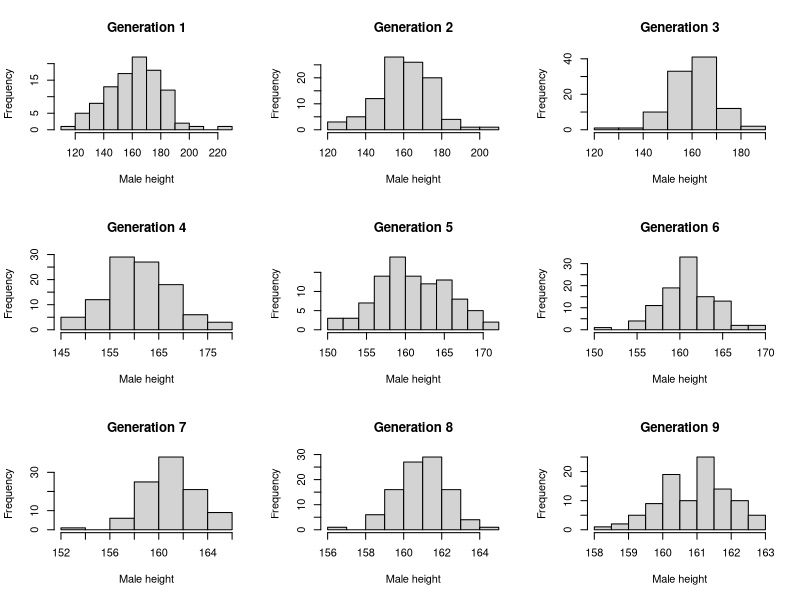
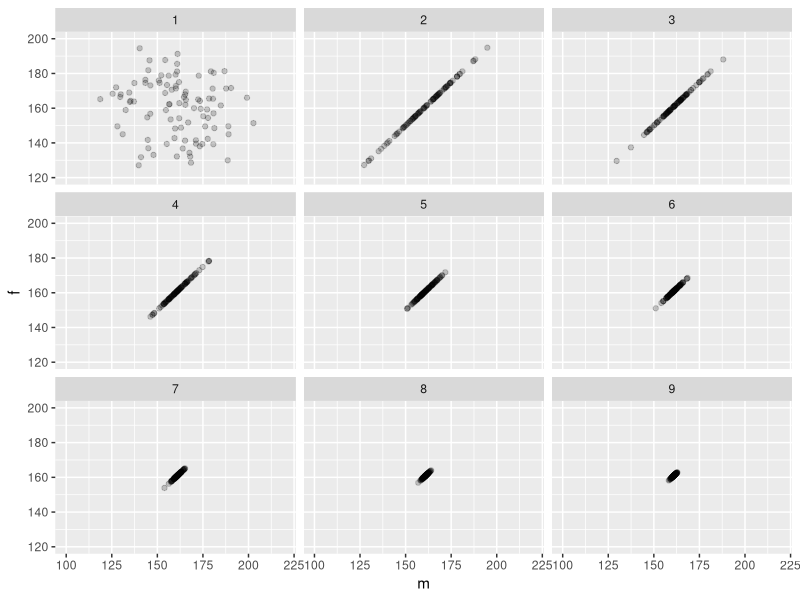
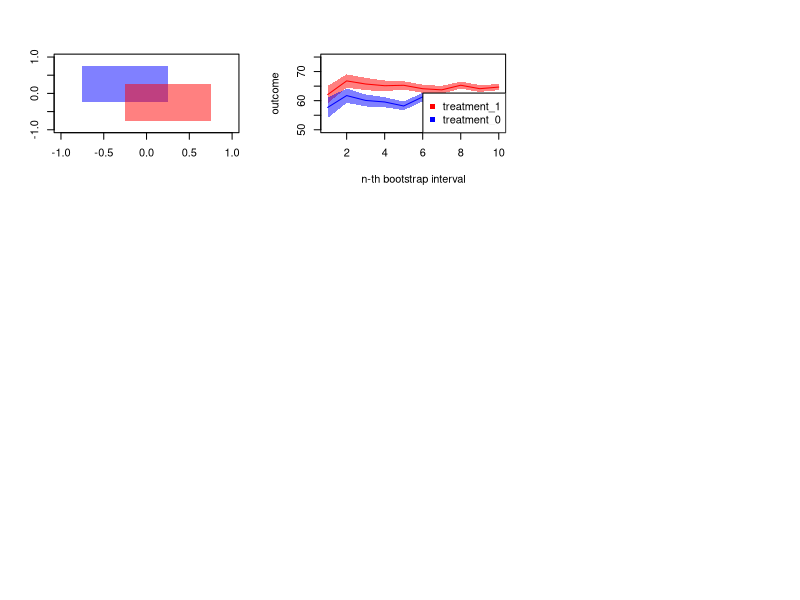

R code for these plots, in order:
## ---- chunk 1
knitr::opts_chunk$set(echo = TRUE)
library(tidyverse)
## ---- chunk 2
pop <- data.frame(m = rnorm(100, 160, 20), f = rnorm(100, 160, 20))
## ---- chunk 3
next_gen <- function(pop) {
    pop$m <- sample(pop$m)
    pop$m <- rowMeans(pop)
    pop$f <- pop$m
    pop
}
## ---- chunk 4
gen1 = pop
gen2 = next_gen(gen1)
gen3 = next_gen(gen2)
gen4 = next_gen(gen3)
gen5 = next_gen(gen4)
gen6 = next_gen(gen5)
gen7 = next_gen(gen6)
gen8 = next_gen(gen7)
gen9 = next_gen(gen8)
par(mfrow = c(3,3))
hist(gen1$m,main = paste("Generation", 1),xlab = "Male height")
hist(gen2$m,main = paste("Generation", 2),xlab = "Male height")
hist(gen3$m,main = paste("Generation", 3),xlab = "Male height")
hist(gen4$m,main = paste("Generation", 4),xlab = "Male height")
hist(gen5$m,main = paste("Generation", 5),xlab = "Male height")
hist(gen6$m,main = paste("Generation", 6),xlab = "Male height")
hist(gen7$m,main = paste("Generation", 7),xlab = "Male height")
hist(gen8$m,main = paste("Generation", 8),xlab = "Male height")
hist(gen9$m,main = paste("Generation", 9),xlab = "Male height")
## ---- chunk 5
df_gen = rbind(gen1,gen2,gen3,gen4,gen5,gen6,gen7,gen8,gen9)
df_gen$generation = c(rep(1,100),rep(2,100),rep(3,100),rep(4,100),
                      rep(5,100),rep(6,100),rep(7,100),rep(8,100),rep(9,100))
df_gen %>%
  ggplot(aes(x=m,y=f))+geom_point(alpha = 0.2)+facet_wrap(~generation)+xlim(c(100,220))+ylim(c(120,200))
## ---- chunk 6
set.seed(2022)
intervals = data.frame(matrix(NA,10,7))
colnames(intervals)=c("size","2.5%_treatment0","97.5%_treament0",
                        "2.5%_treatment1","97.5%_treatment1","mean_0","mean_1")
for (i in 1:10){
n = 250*i
treat = rbinom(n,1,0.5)
outcome = rnorm(n,60,20)+5*treat
res = data.frame(matrix(NA,1000,2))
colnames(res) = c("treatment_0","treatment_1")
for (j in 1:1000){
  newrow = sample(n,n,replace = TRUE)
  res[j,] = tapply(outcome[newrow],treat[newrow],mean)
}
intervals[i,1]=n
intervals[i,2:3]=quantile(res[,1],c(0.025,0.975))
intervals[i,4:5]=quantile(res[,2],c(0.025,0.975))
intervals[i,6] = mean(res[,1])
intervals[i,7] = mean(res[,2])
}

intervals

## ---- chunk 7
makeTransparent = function(..., alpha=0.5) {
  if(alpha<0 | alpha>1) stop("alpha must be between 0 and 1")
  alpha = floor(255*alpha)  
  newColor = col2rgb(col=unlist(list(...)), alpha=FALSE)
  .makeTransparent = function(col, alpha) {
    rgb(red=col[1], green=col[2], blue=col[3], alpha=alpha, maxColorValue=255)
  }
  newColor = apply(newColor, 2, .makeTransparent, alpha=alpha)
  return(newColor)
}
par(new=FALSE)
plot(NULL,
  xlim=c(-1, 1),
  ylim=c(-1, 1),
  xlab="",
  ylab=""
)
polygon(x=c(seq(-0.75, 0.25, length.out=100), seq(0.25, -0.75, length.out=100)),
        y=c(rep(-0.25, 100), rep(0.75, 100)), border=NA, col=makeTransparent('blue',alpha=0.5))
polygon(x=c(seq(-0.25, 0.75, length.out=100), seq(0.75, -0.25, length.out=100)),
        y=c(rep(-0.75, 100), rep(0.25, 100)), border=NA, col=makeTransparent('red',alpha=0.5))
## ---- chunk 8
plot(NULL,
xlim=c(1,10),
ylim=c(50,75),
xlab="n-th bootstrap interval",
ylab="outcome"
)
lines(x=seq(1:10), y = intervals$mean_1, col = "red")
polygon(x=c(seq(1,10), seq(10,1)), y = c(intervals$`2.5%_treatment1`, rev(intervals$`97.5%_treatment1`)),
border=NA, col=makeTransparent('red',alpha=0.5))
lines(x=seq(1:10), y = intervals$mean_0, col = "blue")
polygon(x=c(seq(1,10), seq(10,1)), y = c(intervals$`2.5%_treatment0`, rev(intervals$`97.5%_treament0`)),
border=NA, col=makeTransparent('blue',alpha=0.5))
lab <- c('treatment_1', 'treatment_0')

legend("bottomright", lab, pch=c(15,15), col=c('red','blue'))

